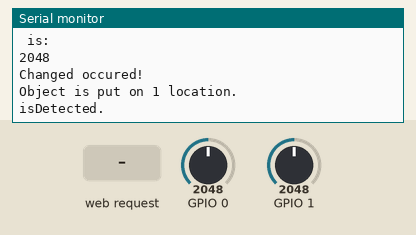
Recording of a sketch running on a simulated ESP32. Shown: the last lines printed to the serial monitor. The test bench sets the inputs (shaded band); at power-on: GPIO 0 = 2048, GPIO 1 = 2048. WiFi joins after 1.5 s; servers stay silent unless stated.

Above: at 2.7 s.
2.8 s: GPIO 0 set to 1228
At 4.7 s:
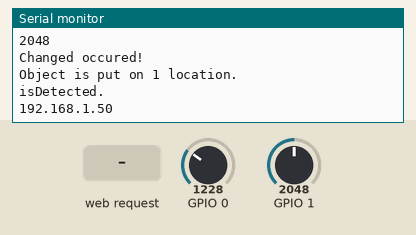
7.0 s: HTTP request GET /weight_setup received
8.5 s: GPIO 1 set to 2866
At 9.9 s:
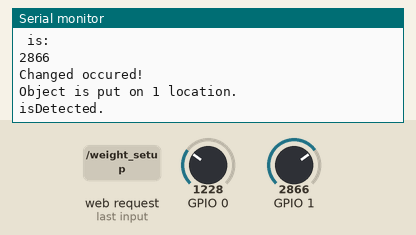
10.0 s: GPIO 0 set to 160
11.5 s: GPIO 1 set to 3972
At 12.4 s:
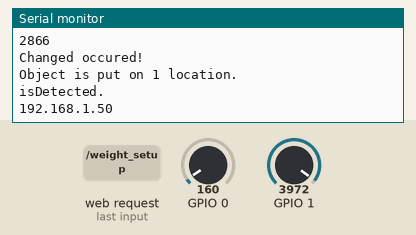
Timing chart, 0 to 14.0 s (numbered marks = the images above; inputs shaded):
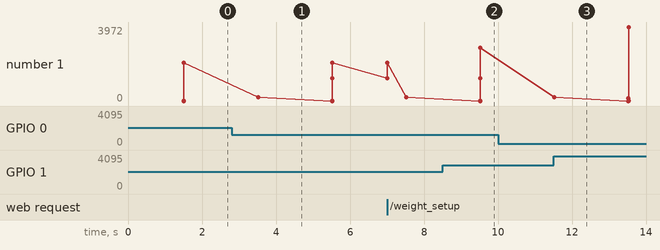

Measured:
- after the input at 8.5 s, the serial monitor: prints a new line after 1.0 s (image 2)
- plotted number 1: 192.17 → 2866 after the input at 8.5 s, 2866 → 3972 after the input at 11.5 s

The sketch:

weight_sensor.ino
```cpp
//
//  https://github.com/dvarrel/ESPAsyncWebSrv
//  https://github.com/me-no-dev/ESPAsyncWebServer/blob/master/examples/simple_server/simple_server.ino
//
//  have to change AsyncWebSocket.cpp
//  line: 832
//    from
//      return IPAddress(0U);
//    to
//      return IPAddress((uint32_t) 0U);

//
// A simple server implementation showing how to:
//  * serve static messages
//  * read GET and POST parameters
//  * handle missing pages / 404s
//

#include <Arduino.h>
#include <ArduinoJson.h>
#include <HTTPClient.h>
//#include <vector>
#ifdef ESP32
#include <WiFi.h>
#include <AsyncTCP.h>
#elif defined(ESP8266)
#include <ESP8266WiFi.h>
#include <ESPAsyncTCP.h>
#endif
#include <ESPAsyncWebSrv.h>

AsyncWebServer server(80);

// 定义你要请求别人的 URL
const char* post_url = "http://.com/get"; // GET请求的URL

// 给屏幕用的：
const char* get_url = "http://IPAddress/Service_and_Code"; // GET请求的URL
String service_type = "Borrow"; //borrow 是初始状态

const char* ssid = "SSID";         /*Enter Your SSID*/
const char* password = "PASSWORD";

const char* PARAM_MESSAGE = "message";

//HAVE
bool haveObject[6];

int measures[6];

char changedNum[6];
char nochange[6];

/*整体逻辑：
1) setup 之后会read第一波weight。

2) 正式read weight。

*/


void notFound(AsyncWebServerRequest *request) {
    request->send(404, "text/plain", "Not found");
}

void setup() {
  // put your setup code here, to run once:
  pinMode(1, INPUT);
  pinMode(0, INPUT);

  for (int i = 0; i < 6; i ++) {
    haveObject[i] = false;
    measures[i] = 0;

    changedNum[i] = '0';
    nochange[i] = '0';
  }
    Serial.begin(115200);
    Serial.println("weight sensor module starts working");

    WiFi.mode(WIFI_STA);
    WiFi.begin(ssid, password);
    if (WiFi.waitForConnectResult() != WL_CONNECTED) {
        Serial.printf("WiFi Failed!\n");
        return;
    }

    Serial.print("IP Address: ");
    Serial.println(WiFi.localIP());

    // Send a GET request to <IP>/get?message=<message>
    server.on("/weight_setup", HTTP_GET, [] (AsyncWebServerRequest *request) {
        Serial.println("GET method: weight set up");
        int params = request->params();
        setup_weights();
        String msg = "set up!!";
        //msg += millis();
        request->send(200, "text/plain", msg.c_str());
    });


    server.on("/weight_check", HTTP_GET, [] (AsyncWebServerRequest *request) {
        /*Serial.println("GET method: weight set up");
        int params = request->params();
        int isDetected = 0;
        String msg = "0";
        if (!checkArrays(changedList,nochange)) {
          isDetected = 1;
          msg = "1";
        }*/
        //std::vector<int> sendlist = obj_list;//这里要怎么把msg和objlist一起送出去？
        //定义你要发送post请求的时候需要传的对象内容
        StaticJsonDocument<200> doc; // 创建JSON文档对象
        if (!checkArrays(changedNum,nochange)) {
          doc["is_detected"] = 1; // 添加键值对
          doc["detectedLevel"] = changedNum;//添加obj list似乎不行
        }else {
          doc["is_detected"] = 0; // 添加键值对
          doc["detectedLevel"] = changedNum;}

        String jsonBody;
        serializeJson(doc, jsonBody); // 将JSON对象序列化为字符串
        //esp32作为服务响应http get请求时，如何发送内容为对象 发送http response 如何响应的内容为对象


        //msg += millis();
        request->send(200, "application/json",jsonBody);
    });

    server.onNotFound(notFound);

    server.begin();
}


void sendGetRequest() {
  HTTPClient http;
  http.begin(get_url); // 指定GET请求的URL
  int httpCode = http.GET(); // 发送GET请求

  if (httpCode > 0) {
    String payload = http.getString(); // 获取响应内容
    Serial.println(httpCode);
    Serial.println(payload);
  } else {
    Serial.println("Error on HTTP request");
  }

  http.end(); // 关闭连接
}


void readWeights(){
  char prevNum[6];
  copyArrays(prevNum, changedNum);
  for (int i = 0; i < 6; i++) {
    //if (i != 4 && i != 0) {break;}
    if (i == 1 || i == 0) {
    int prev = measures[i];
    int n = analogRead(i);
    measures[i] = n;
    Serial.println("the weight of ");
    Serial.println(i);
    Serial.println(" is: ");
    Serial.println(n);
    if (abs(n - prev) > 80) {
      Serial.println("Changed occured!");
      if (n < prev) {
        haveObject[0] = false;
        Serial.print("The object on");
        Serial.print(i);
        Serial.println(" is Taken away.");
      } else {
        haveObject[0] = true;
        Serial.print("Object is put on ");
        Serial.print(i);
        Serial.println(" location.");
      }
      changedNum[i] ='1';
      //objectchangedList[i] =1;
      //obj_list.push_back(i);
    }

  }
  }
    if (!checkArrays(changedNum,prevNum)) {
      Serial.println("isDetected.");
    }
    //obj_list.clear();
    delay(2000);
    return;


}

void resetCharList (char arr[]) {
  for (int i = 0; i < 6; i ++) {
    arr[i] = '0';
  }
}

void setup_weights() {
  //detect everything and set the original state.
  for (int i = 0; i < 6; i ++) {
    haveObject[i] = false;
    measures[i] = 0;
  }
  Serial.println("Setup Weight:");

   for (int i = 0; i < 6; i++) {
    int n = analogRead(i);
    measures[i] = n;
    if (n > 100) {
      haveObject[i] = true;
    }
    Serial.println(n);
  }

  resetCharList(changedNum);
  return;

}

void loop() {
  readWeights();
  Serial.println(WiFi.localIP());
  delay(2000);
}

bool checkArrays(char arr1[], char arr2[]){
  for (int i = 0; i < 6; i++){

        if (arr1[i] != arr2[i]) {return false;}
  }
  return true;
}

void copyArrays(char arr1[], char arr2[]){
  for (int i = 0; i < 6; i++){

        arr1[i] = arr2[i];
  }
  return;
}
```
